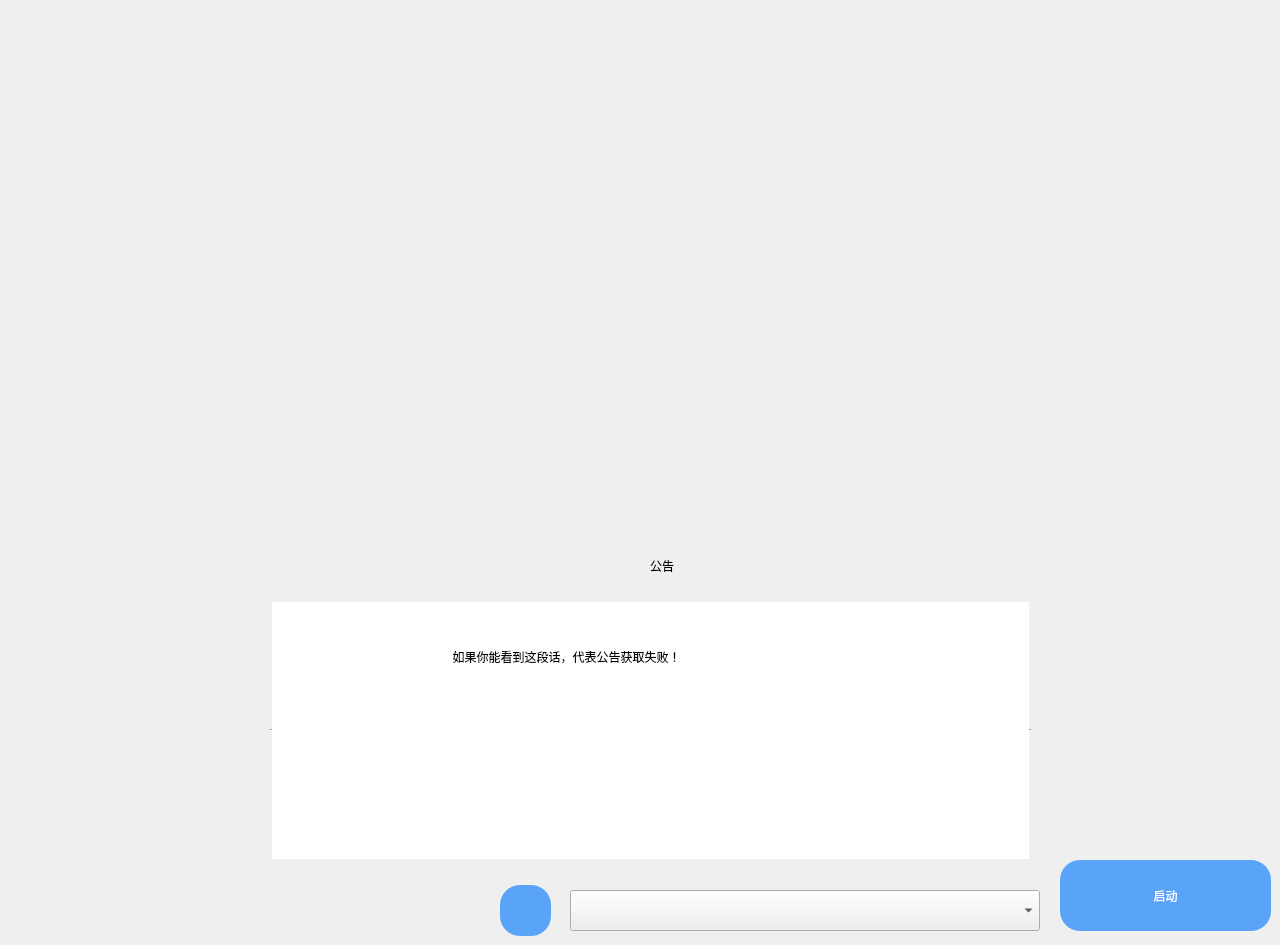
   <widget class="QWidget" name="home">
    <widget class="QPushButton" name="hoRun">
     <property name="geometry">
      <rect>
       <x>1060</x>
       <y>860</y>
       <width>211</width>
       <height>71</height>
      </rect>
     </property>
     <property name="styleSheet">
      <string notr="true">QPushButton {
	color:white;
    background-color:rgba(0, 120, 255,160);
 	border-radius: 20px;
	font: 36px &quot;微软雅黑&quot;;
}
QPushButton:hover {
     background-color:rgba(0, 120, 255, 130)
}</string>
     </property>
     <property name="text">
      <string>启动</string>
     </property>
     <property name="iconSize">
      <size>
       <width>0</width>
       <height>0</height>
      </size>
     </property>
    </widget>
    <widget class="QComboBox" name="hoChose">
     <property name="geometry">
      <rect>
       <x>570</x>
       <y>890</y>
       <width>470</width>
       <height>41</height>
      </rect>
     </property>
     <property name="font">
      <font>
       <family>微软雅黑</family>
       <pointsize>10</pointsize>
      </font>
     </property>
     <property name="styleSheet">
      <string notr="true"/>
     </property>
     <property name="currentText">
      <string/>
     </property>
     <property name="currentIndex">
      <number>-1</number>
     </property>
     <property name="frame">
      <bool>true</bool>
     </property>
    </widget>
    <widget class="QLabel" name="label_31">
     <property name="geometry">
      <rect>
       <x>250</x>
       <y>20</y>
       <width>800</width>
       <height>511</height>
      </rect>
     </property>
     <property name="styleSheet">
      <string notr="true"/>
     </property>
     <property name="text">
      <string/>
     </property>
     <property name="pixmap">
      <pixmap resource="s.qrc">:/ss/bgyj.png</pixmap>
     </property>
     <property name="scaledContents">
      <bool>true</bool>
     </property>
    </widget>
    <widget class="QLabel" name="label_47">
     <property name="geometry">
      <rect>
       <x>650</x>
       <y>540</y>
       <width>71</width>
       <height>51</height>
      </rect>
     </property>
     <property name="styleSheet">
      <string notr="true">font: 30px &quot;微软雅黑&quot;;</string>
     </property>
     <property name="text">
      <string>公告</string>
     </property>
    </widget>
    <widget class="QLabel" name="label_48">
     <property name="geometry">
      <rect>
       <x>590</x>
       <y>540</y>
       <width>41</width>
       <height>51</height>
      </rect>
     </property>
     <property name="font">
      <font>
       <family>微软雅黑</family>
       <pointsize>14</pointsize>
      </font>
     </property>
     <property name="text">
      <string/>
     </property>
     <property name="pixmap">
      <pixmap resource="s.qrc">:/ss/公告 (1).png</pixmap>
     </property>
    </widget>
    <widget class="QPlainTextEdit" name="hoAnno">
     <property name="geometry">
      <rect>
       <x>270</x>
       <y>600</y>
       <width>761</width>
       <height>261</height>
      </rect>
     </property>
     <property name="styleSheet">
      <string notr="true">font: 20px &quot;微软雅黑&quot;;</string>
     </property>
     <property name="frameShape">
      <enum>QFrame::HLine</enum>
     </property>
     <property name="plainText">
      <string>


	  	     如果你能看到这段话，代表公告获取失败！</string>
     </property>
    </widget>
    <widget class="QPushButton" name="hoRefresh">
     <property name="geometry">
      <rect>
       <x>500</x>
       <y>885</y>
       <width>51</width>
       <height>51</height>
      </rect>
     </property>
     <property name="font">
      <font>
       <family>微软雅黑</family>
       <pointsize>15</pointsize>
      </font>
     </property>
     <property name="styleSheet">
      <string notr="true">QPushButton {
	color:white;
    background-color:rgba(0, 120, 255,160);
 	border-radius: 20px;
}
QPushButton:hover {
     background-color:rgba(0, 120, 255, 130)
}</string>
     </property>
     <property name="text">
      <string/>
     </property>
     <property name="icon">
      <iconset resource="s.qrc">
       <normaloff>:/ss/操作-复位 (6).png</normaloff>:/ss/操作-复位 (6).png</iconset>
     </property>
     <property name="iconSize">
      <size>
       <width>35</width>
       <height>35</height>
      </size>
     </property>
    </widget>
   </widget>
